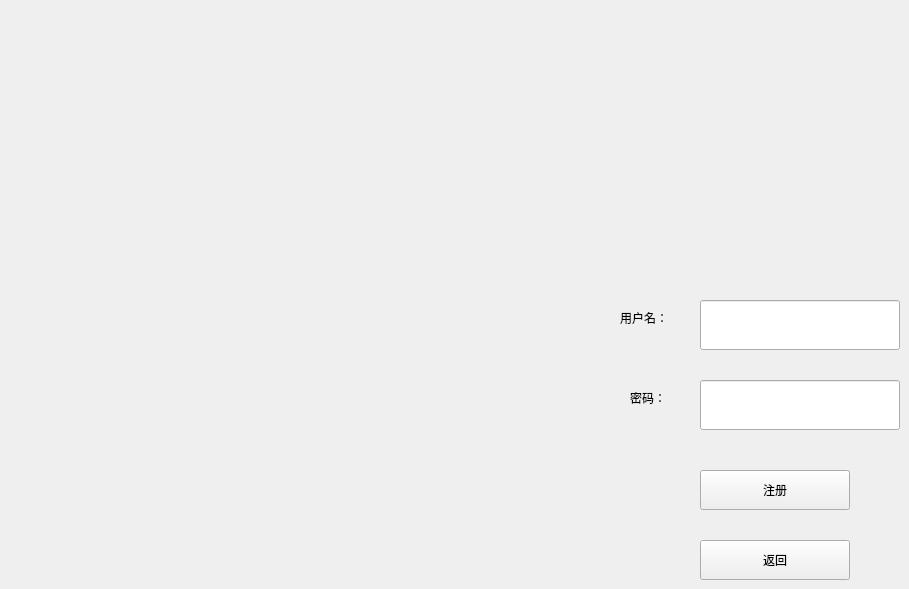
    <widget class="QWidget" name="signPage">
     <widget class="QLineEdit" name="newName">
      <property name="geometry">
       <rect>
        <x>700</x>
        <y>300</y>
        <width>200</width>
        <height>50</height>
       </rect>
      </property>
     </widget>
     <widget class="QLabel" name="newNameLabel">
      <property name="geometry">
       <rect>
        <x>620</x>
        <y>310</y>
        <width>72</width>
        <height>15</height>
       </rect>
      </property>
      <property name="text">
       <string>用户名：</string>
      </property>
     </widget>
     <widget class="QLabel" name="newPassLabel">
      <property name="geometry">
       <rect>
        <x>630</x>
        <y>390</y>
        <width>72</width>
        <height>15</height>
       </rect>
      </property>
      <property name="text">
       <string>密码：</string>
      </property>
     </widget>
     <widget class="QLineEdit" name="newPass">
      <property name="geometry">
       <rect>
        <x>700</x>
        <y>380</y>
        <width>200</width>
        <height>50</height>
       </rect>
      </property>
     </widget>
     <widget class="QPushButton" name="sign">
      <property name="geometry">
       <rect>
        <x>700</x>
        <y>470</y>
        <width>150</width>
        <height>40</height>
       </rect>
      </property>
      <property name="text">
       <string>注册</string>
      </property>
     </widget>
     <widget class="QPushButton" name="returnN">
      <property name="geometry">
       <rect>
        <x>700</x>
        <y>540</y>
        <width>150</width>
        <height>40</height>
       </rect>
      </property>
      <property name="text">
       <string>返回</string>
      </property>
     </widget>
    </widget>
